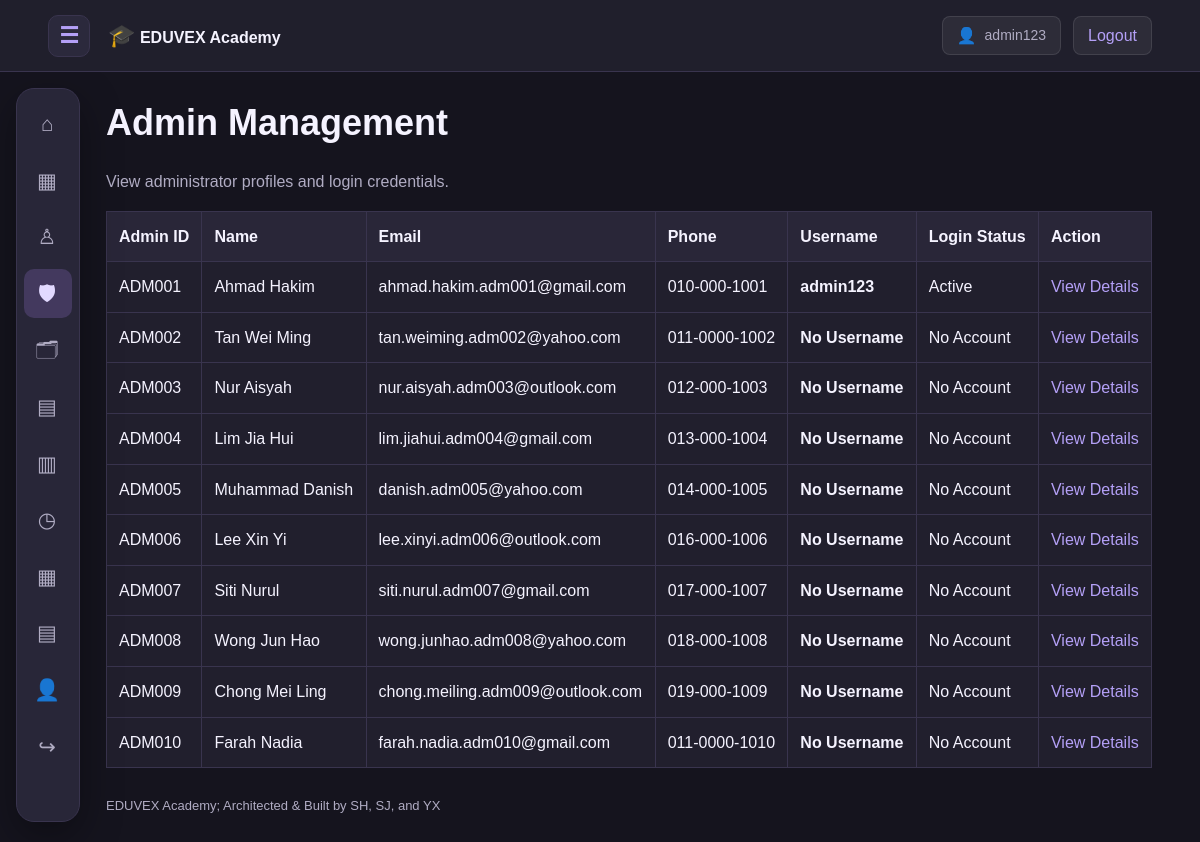
Page /admin_management/index.php (signed in) on the committed database.
### tables this page shows
CREATE TABLE IF NOT EXISTS user_accounts (
    user_id BIGINT UNSIGNED AUTO_INCREMENT PRIMARY KEY,
    username VARCHAR(100) NOT NULL UNIQUE,
    email VARCHAR(180) NOT NULL UNIQUE,
    password_hash VARCHAR(255) NOT NULL,

    role ENUM(
        'admin',
        'staff',
        'student'
    ) NOT NULL,

    admin_id VARCHAR(12) UNIQUE NULL,
    staff_id VARCHAR(12) UNIQUE NULL,
    student_id VARCHAR(12) UNIQUE NULL,

    preferred_language VARCHAR(10) DEFAULT 'en',
    profile_image VARCHAR(255) DEFAULT NULL,
    is_active TINYINT(1) DEFAULT 1,
    created_at TIMESTAMP DEFAULT CURRENT_TIMESTAMP
);

### includes/functions.php (called while the page is built, shortened)
<?php
function h(mixed $value): string {
    return htmlspecialchars(
        (string)($value ?? ''),
        ENT_QUOTES | ENT_SUBSTITUTE,
        'UTF-8'
    );
}
function url(string $path = ''): string {
    return BASE_URL . '/' . ltrim($path, '/');
}
function logged_in(): bool {
    return isset($_SESSION['user_id']);
}
function me(): array {
    return [
        'id' => $_SESSION['user_id'] ?? null,
        'username' => $_SESSION['username'] ?? '',
        'role' => $_SESSION['role'] ?? ''
    ];
}

### admin_management/index.php (the view, shortened to what this page needs)
<?php
require_once __DIR__ . '/../config/database.php';
$stmt = $pdo->query("
    SELECT a.*,
           u.username, u.is_active AS account_active
    FROM admins a
    LEFT JOIN user_accounts u ON u.admin_id = a.admin_id
    ORDER BY a.admin_id
");
$admins = $stmt->fetchAll();
require __DIR__ . '/../includes/header.php';
?>
<h1>Admin Management</h1>
<p>View administrator profiles and login credentials.</p>
<div class="table-wrap">
<table>
    <thead>
        <tr>
            <th>Admin ID</th>
            <th>Name</th>
            <th>Email</th>
            <th>Phone</th>
            <th>Username</th>
            <th>Login Status</th>
            <th>Action</th>
        </tr>
    </thead>
    <tbody>
    <?php foreach ($admins as $adm): ?>
        <tr>
            <td><?= h($adm['admin_id']) ?></td>
            <td><?= h($adm['admin_name']) ?></td>
            <td><?= h($adm['admin_email']) ?></td>
            <td><?= h($adm['admin_phone_number']) ?></td>
            <td><strong><?= h($adm['username'] ?? 'No Username') ?></strong></td>
            <td>
                <?php
                if ($adm['account_active'] === null) {
                    echo 'No Account';
                } elseif ($adm['account_active']) {
                    echo 'Active';
                } else {
                    echo 'Inactive';
                }
                ?>
            </td>
            <td>
                <a href="<?= h(url(
                    'admin_management/view_admin.php?id=' .
                    urlencode($adm['admin_id'])
                )) ?>">View Details</a>
            </td>
        </tr>
    <?php endforeach; ?>
    </tbody>
</table>
</div>
<?php require __DIR__ . '/../includes/footer.php'; ?>

### includes/navbar.php
<?php
require_once __DIR__ . '/functions.php';
require_once __DIR__ . '/../config/database.php';
$account = logged_in() ? me() : null;
$role = $account['role'] ?? '';
$profileUrl = '#';
$profileImage = '';
if ($account && isset($pdo)) {
    $stmt = $pdo->prepare("SELECT profile_image FROM user_accounts WHERE user_id = ?");
    $stmt->execute([$account['id']]);
    $profileImage = $stmt->fetchColumn();
}
if ($role === 'admin') {
    $profileUrl = url('admin/profile.php');
} elseif ($role === 'staff') {
    $profileUrl = url('tutor/profile.php');
} elseif ($role === 'student') {
    $studentId = $account['student_id'] ?? '';
    $profileUrl = url('student_management/view_student.php?id=' . urlencode($studentId));
}
?>
<header class="site-header">
    <div class="header-brand">
        <button
            class="menu-toggle"
            type="button"
            aria-label="Expand navigation"
            aria-expanded="false"
            aria-controls="floating-navigation"
            data-menu-toggle>
            <span aria-hidden="true">☰</span>
        </button>
        <a class="brand"
           href="<?= h(url('index.php')) ?>">
            <span class="brand-mark">🎓</span>
            EDUVEX Academy
        </a>
    </div>
    <div class="header-actions" style="display: flex; align-items: center; gap: 12px;">
        <?php if ($account): ?>
            <a href="<?= h($profileUrl) ?>" class="header-btn-effect">
                <?php if (!empty($profileImage) && file_exists(__DIR__ . '/../' . $profileImage)): ?>
                    <img src="<?= h(url($profileImage)) ?>" alt="Avatar" style="width: 24px; height: 24px; border-radius: 50%; object-fit: cover;">
                <?php else: ?>
                    <span class="user-avatar-icon" style="font-size: 1rem;" aria-hidden="true">👤</span>
                <?php endif; ?>
                <span class="header-user" style="font-weight: 500;">
                    <?= h($account['username']) ?>
                </span>
            </a>
            <a href="<?= h(url('auth/logout.php')) ?>" class="header-btn-effect">
                Logout
            </a>
        <?php else: ?>
            <a href="<?= h(url('auth/login.php')) ?>" class="header-btn-effect">
                Sign In
            </a>
        <?php endif; ?>
    </div>
</header>

### assets/css/style.css (style rules this page uses)
:root { color-scheme: dark; --bg: #15141E; --surface: #211F2D; --surface2: #292638; --line: #39344E; --accent: #B4A0F7; --accent-dark: #7965C5; --text: #F5F3FF; --muted: #B0ACC3; --nav-width: 64px; --header-height: 72px; }
* { box-sizing: border-box; }
html { scroll-behavior: smooth; scroll-padding-top: 90px; }
body { margin: 0; background: var(--bg); color: var(--text); font-family: Arial, Helvetica, sans-serif; font-size: 16px; line-height: 1.6; }
a { color: var(--accent); text-decoration: none; }
button, input, select, textarea { font: inherit; }
button { cursor: pointer; }
h1, h2, h3 { line-height: 1.25; }
h1 { font-size: clamp(28px, 3vw, 40px); }
p { color: var(--muted); }
.site-header { height: var(--header-height); position: sticky; top: 0; z-index: 20; background: #201F2C; border-bottom: 1px solid var(--line); display: flex; align-items: center; justify-content: space-between; padding: 0 4%; gap: 12px; }
.header-brand, .header-actions { display: flex; align-items: center; gap: 18px; }
.brand { font-weight: 700; color: var(--text); white-space: nowrap; }
.brand-mark { color: var(--accent); font-size: 22px; }
.header-actions a { color: var(--accent); }
.header-user { color: var(--muted); font-size: 14px; }
.header-btn-effect { text-decoration: none; color: inherit; display: inline-flex; align-items: center; gap: 8px; padding: 6px 14px; background: rgba(255, 255, 255, 0.06); border: 1px solid rgba(255, 255, 255, 0.1); border-radius: 8px; transition: all 0.2s ease; }
.menu-toggle { display: grid; place-items: center; background: #2B293C; color: var(--accent); border: 1px solid var(--line); border-radius: 10px; width: 42px; height: 42px; padding: 0; font-size: 22px; }
button, .button { display: inline-block; padding: 11px 18px; border: 1px solid transparent; border-radius: 9px; background: var(--accent-dark); color: #FFFFFF; font-weight: 600; text-decoration: none; }
.menu-toggle { display: grid; place-items: center; padding: 0; background: #2B293C; color: var(--accent); border: 1px solid var(--line); }
.table-wrap { overflow-x: auto; }
table { width: 100%; border-collapse: collapse; background: var(--surface); }
th, td { padding: 12px; border: 1px solid var(--line); text-align: left; }
th { background: var(--surface2); }

### rows in the picture
user_accounts: username "admin123", admin.admin_id "ADM001", admin.admin_name "Ahmad Hakim", admin.admin_email "ahmad.hakim.adm001@gmail.com", admin.admin_phone_number "010-000-1001", is_active "Active"

### other values in the picture
$symbol "⌂"
$symbol "▦"
$symbol "♙"
$symbol "🛡"
$symbol "🗂"
$symbol "▤"
$symbol "▥"
$symbol "◷"
$symbol "👤"
$symbol "↪"
$adm['admin_id'] "ADM002"
$adm['admin_name'] "Tan Wei Ming"
$adm['admin_email'] "tan.weiming.adm002@yahoo.com"
$adm['admin_phone_number'] "011-0000-1002"
$adm['username'] "No Username"
